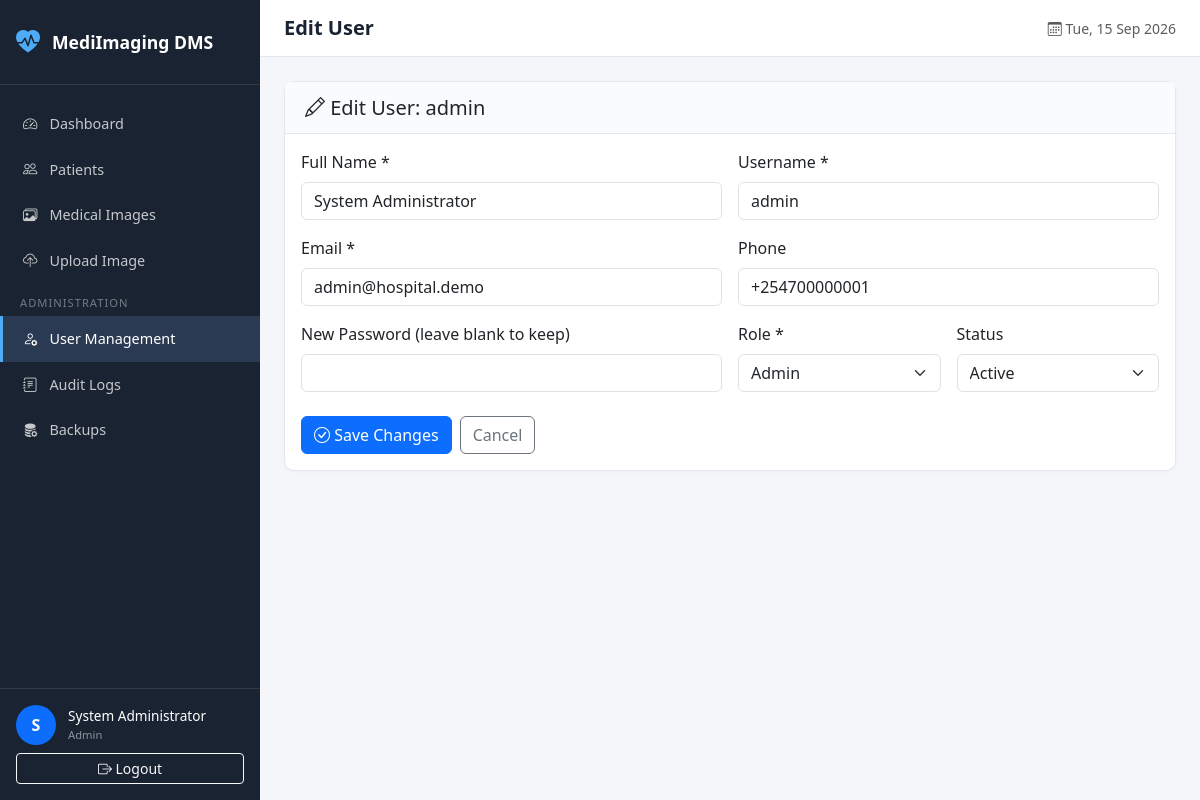
/index.php?page=users&action=edit&id=1 (signed in), run on the app's committed database.
### tables this page shows
CREATE TABLE `users` (
  `user_id` INT UNSIGNED NOT NULL AUTO_INCREMENT,
  `full_name` VARCHAR(150) NOT NULL,
  `username` VARCHAR(50) NOT NULL,
  `email` VARCHAR(150) NOT NULL,
  `phone` VARCHAR(20) DEFAULT NULL,
  `password_hash` VARCHAR(255) NOT NULL,
  `role_id` INT UNSIGNED NOT NULL,
  `account_status` ENUM('active','disabled','locked') NOT NULL DEFAULT 'active',
  `failed_login_attempts` TINYINT UNSIGNED NOT NULL DEFAULT 0,
  `last_login` DATETIME DEFAULT NULL,
  `created_at` TIMESTAMP NOT NULL DEFAULT CURRENT_TIMESTAMP,
  `updated_at` TIMESTAMP NOT NULL DEFAULT CURRENT_TIMESTAMP ON UPDATE CURRENT_TIMESTAMP,
  PRIMARY KEY (`user_id`),
  UNIQUE KEY `uk_username` (`username`),
  UNIQUE KEY `uk_email` (`email`),
  KEY `idx_role_id` (`role_id`),
  KEY `idx_account_status` (`account_status`),
  CONSTRAINT `fk_users_role` FOREIGN KEY (`role_id`) 
    REFERENCES `roles` (`role_id`) ON UPDATE CASCADE ON DELETE RESTRICT
);

CREATE TABLE `roles` (
  `role_id` INT UNSIGNED NOT NULL AUTO_INCREMENT,
  `role_name` VARCHAR(50) NOT NULL,
  `role_description` VARCHAR(255) DEFAULT NULL,
  `created_at` TIMESTAMP NOT NULL DEFAULT CURRENT_TIMESTAMP,
  PRIMARY KEY (`role_id`),
  UNIQUE KEY `uk_role_name` (`role_name`)
);

### controllers/UserController.php (called while the page is built, shortened)
<?php
class UserController
{
    public function edit(): void
    {
        $id = (int) ($_GET['id'] ?? 0);
        $user = User::find($id);
        $roles = User::getRoles();
        require APP_ROOT . '/views/users/edit.php';
    }
}

### core/Auth.php (called while the page is built, shortened)
<?php
class Auth
{
    private static ?array $user = null;
    public static function check(): bool
    {
        return isset($_SESSION['user_id']);
    }
    public static function user(): ?array
    {
        if (self::$user === null && self::check()) {
            $db = Database::getInstance();
            $stmt = $db->prepare("
                SELECT u.*, r.role_name
                FROM users u
                INNER JOIN roles r ON u.role_id = r.role_id
                WHERE u.user_id = ?
                LIMIT 1
            ");
            $stmt->execute([$_SESSION['user_id']]);
            self::$user = $stmt->fetch() ?: null;
        }
        return self::$user;
    }
    public static function role(): ?string
    {
        return $_SESSION['role'] ?? null;
    }
    public static function isRole(string ...$roles): bool
    {
        return in_array(self::role(), $roles, true);
    }
    public static function hasPermission(string $permission): bool
    {
        $permissions = [
            ROLE_ADMIN => [
                'manage_users', 'view_audit', 'perform_backup',
                'register_patient', 'edit_patient', 'view_patient',
                'upload_image', 'view_image', 'archive_image', 'search_records'
            ],
            ROLE_HEAD_NURSE => [
                'manage_nurses', 'assign_nurse_doctor', 'assign_nurse_patient',
                'manage_shifts', 'view_nursing_reports', 'view_department_audit',
                'view_patient', 'view_image', 'search_records'
            ],
            ROLE_RADIOLOGIST => [
                'view_patient', 'upload_image', 'view_image',
                'archive_image', 'search_records'
            ],
            ROLE_TECHNICIAN => [
                'register_patient', 'view_patient', 'upload_image',
                'view_image', 'search_records'
            ],
            ROLE_DOCTOR => [
                'view_patient', 'view_image', 'search_records'
            ],
            ROLE_RECORDS => [
                'register_patient', 'edit_patient', 'view_patient',
                'view_image', 'search_records'
            ],
        ];
        $role = self::role();
        return in_array($permission, $permissions[$role] ?? [], true);
    }
}

### config/database.php (called while the page is built)
<?php
return [
    'host'     => 'localhost',
    'port'     => 3306,
    'database' => 'medical_imaging_db',
    'username' => 'root',
    'password' => '',
    'charset'  => 'utf8mb4',
    'options'  => [
        PDO::ATTR_ERRMODE            => PDO::ERRMODE_EXCEPTION,
        PDO::ATTR_DEFAULT_FETCH_MODE => PDO::FETCH_ASSOC,
        PDO::ATTR_EMULATE_PREPARES   => false,
        PDO::ATTR_STRINGIFY_FETCHES  => false,
    ],
];

### core/Database.php (called while the page is built, shortened)
<?php
class Database
{
    private static ?PDO $instance = null;
    public static function getInstance(): PDO
    {
        if (self::$instance === null) {
            $config = require APP_ROOT . '/config/database.php';
            $dsn = sprintf(
                'mysql:host=%s;port=%d;dbname=%s;charset=%s',
                $config['host'],
                $config['port'],
                $config['database'],
                $config['charset']
            );
            try {
                self::$instance = new PDO(
                    $dsn,
                    $config['username'],
                    $config['password'],
                    $config['options']
                );
            } catch (PDOException $e) {
                error_log('Database connection failed: ' . $e->getMessage());
                if (defined('APP_ENV') && APP_ENV === 'development') {
                    die('Database connection failed: ' . $e->getMessage());
                }
                die('A system error occurred. Please try again later.');
            }
        }
        return self::$instance;
    }
}

### models/BaseModel.php (called while the page is built, shortened)
<?php
abstract class BaseModel
{
    protected static string $table = '';
    protected static string $primaryKey = 'id';
    protected static function db(): PDO
    {
        return Database::getInstance();
    }
    public static function find(int $id): ?array
    {
        $stmt = self::db()->prepare(
            "SELECT * FROM " . static::$table . " WHERE " . static::$primaryKey . " = ? LIMIT 1"
        );
        $stmt->execute([$id]);
        return $stmt->fetch() ?: null;
    }
}

### models/User.php (called while the page is built, shortened)
<?php
class User extends BaseModel
{
    public static function getRoles(): array
    {
        return self::db()->query("SELECT * FROM roles ORDER BY role_id")->fetchAll();
    }
}

### views/users/edit.php (the view, shortened to what this page needs)
<?php
require APP_ROOT . '/views/layouts/main.php';
?>
<div class="card">
    <div class="card-header"><h5 class="mb-0"><i class="bi bi-pencil"></i> Edit User: <?= htmlspecialchars($user['username']) ?></h5></div>
    <div class="card-body">
        <form method="POST" novalidate>
            <div class="row g-3">
                <div class="col-md-6">
                    <label class="form-label">Full Name *</label>
                    <input type="text" name="full_name" class="form-control" required value="<?= htmlspecialchars($user['full_name']) ?>">
                </div>
                <div class="col-md-6">
                    <label class="form-label">Username *</label>
                    <input type="text" name="username" class="form-control" required value="<?= htmlspecialchars($user['username']) ?>">
                </div>
                <div class="col-md-6">
                    <label class="form-label">Email *</label>
                    <input type="email" name="email" class="form-control" required value="<?= htmlspecialchars($user['email']) ?>">
                </div>
                <div class="col-md-6">
                    <label class="form-label">Phone</label>
                    <input type="text" name="phone" class="form-control" value="<?= htmlspecialchars($user['phone'] ?? '') ?>">
                </div>
                <div class="col-md-6">
                    <label class="form-label">New Password (leave blank to keep)</label>
                    <input type="password" name="password" class="form-control" minlength="8">
                </div>
                <div class="col-md-3">
                    <label class="form-label">Role *</label>
                    <select name="role_id" class="form-select" required>
                        <?php foreach ($roles as $r): ?>
                            <option value="<?= $r['role_id'] ?>" <?= $user['role_id'] == $r['role_id'] ? 'selected' : '' ?>><?= htmlspecialchars(ucfirst($r['role_name'])) ?></option>
                        <?php endforeach; ?>
                    </select>
                </div>
                <div class="col-md-3">
                    <label class="form-label">Status</label>
                    <select name="account_status" class="form-select">
                        <option value="active" <?= $user['account_status'] === 'active' ? 'selected' : '' ?>>Active</option>
                    </select>
                </div>
            </div>
            <div class="mt-4 d-flex gap-2">
                <button type="submit" class="btn btn-primary"><i class="bi bi-check-circle"></i> Save Changes</button>
                <a href="<?= BASE_URL ?>/index.php?page=users" class="btn btn-outline-secondary">Cancel</a>
            </div>
        </form>
    </div>
</div>
<?php require APP_ROOT . '/views/layouts/footer.php'; ?>

### views/layouts/sidebar.php (shortened to what this page needs)
<aside class="sidebar" id="sidebar">
    <div class="sidebar-brand">
        <i class="bi bi-heart-pulse-fill"></i>
        <span><?= APP_NAME ?></span>
    </div>
    <nav class="sidebar-nav">
        <a href="<?= BASE_URL ?>/index.php?page=dashboard"
           class="nav-link <?= ($currentPage ?? '') === 'dashboard' ? 'active' : '' ?>">
            <i class="bi bi-speedometer2"></i>
            <span>Dashboard</span>
        </a>
        <?php if (Auth::hasPermission('view_patient')): ?>
        <a href="<?= BASE_URL ?>/index.php?page=patients"
           class="nav-link <?= ($currentPage ?? '') === 'patients' ? 'active' : '' ?>">
            <i class="bi bi-people"></i>
            <span>Patients</span>
        </a>
        <?php endif; ?>
        <?php if (Auth::hasPermission('view_image')): ?>
        <a href="<?= BASE_URL ?>/index.php?page=imaging"
           class="nav-link <?= ($currentPage ?? '') === 'imaging' ? 'active' : '' ?>">
            <i class="bi bi-images"></i>
            <span>Medical Images</span>
        </a>
        <?php endif; ?>
        <?php if (Auth::hasPermission('upload_image')): ?>
        <a href="<?= BASE_URL ?>/index.php?page=imaging&action=upload"
           class="nav-link <?= ($currentPage ?? '') === 'imaging' && ($currentAction ?? '') === 'upload' ? 'active' : '' ?>">
            <i class="bi bi-cloud-upload"></i>
            <span>Upload Image</span>
        </a>
        <?php endif; ?>
        <?php if (Auth::isRole(ROLE_ADMIN)): ?>
        <div class="sidebar-divider">Administration</div>
        <a href="<?= BASE_URL ?>/index.php?page=users"
           class="nav-link <?= ($currentPage ?? '') === 'users' ? 'active' : '' ?>">
            <i class="bi bi-person-gear"></i>
            <span>User Management</span>
        </a>
        <a href="<?= BASE_URL ?>/index.php?page=audit"
           class="nav-link <?= ($currentPage ?? '') === 'audit' ? 'active' : '' ?>">
            <i class="bi bi-journal-text"></i>
            <span>Audit Logs</span>
        </a>
        <a href="<?= BASE_URL ?>/index.php?page=backups"
           class="nav-link <?= ($currentPage ?? '') === 'backups' ? 'active' : '' ?>">
            <i class="bi bi-database-fill-gear"></i>
            <span>Backups</span>
        </a>
        <?php endif; ?>
    </nav>
    <div class="sidebar-footer">
        <div class="user-info">
            <div class="user-avatar">
                <?= strtoupper(substr(Auth::user()['full_name'] ?? 'U', 0, 1)) ?>
            </div>
            <div class="user-details">
                <span class="user-name"><?= htmlspecialchars(Auth::user()['full_name'] ?? 'User') ?></span>
                <span class="user-role"><?= htmlspecialchars(ucfirst(str_replace('_', ' ', Auth::role() ?? ''))) ?></span>
            </div>
        </div>
        <a href="<?= BASE_URL ?>/logout.php" class="btn btn-outline-light btn-sm w-100 mt-2">
            <i class="bi bi-box-arrow-right"></i> Logout
        </a>
    </div>
</aside>

### public/css/style.css (style rules this page uses)
:root { --sidebar-width: 260px; --primary: #0d6efd; --sidebar-bg: #1a2332; --sidebar-hover: #2a3a52; --content-bg: #f4f6f9; }
* { box-sizing: border-box; }
body { font-family: 'Segoe UI', system-ui, -apple-system, sans-serif; background: var(--content-bg); color: #2c3e50; margin: 0; }
.sidebar { width: var(--sidebar-width); background: var(--sidebar-bg); color: #fff; display: flex; flex-direction: column; position: fixed; top: 0; left: 0; height: 100vh; z-index: 1000; transition: transform 0.3s ease; }
.sidebar-brand { padding: 1.5rem 1rem; display: flex; align-items: center; gap: 0.75rem; font-size: 1.1rem; font-weight: 600; border-bottom: 1px solid rgba(255,255,255,0.1); }
.sidebar-brand i { color: #4dabf7; font-size: 1.5rem; }
.sidebar-nav { flex: 1; padding: 1rem 0; overflow-y: auto; }
.sidebar-nav .nav-link { color: rgba(255,255,255,0.75); padding: 0.75rem 1.25rem; display: flex; align-items: center; gap: 0.75rem; text-decoration: none; border-left: 3px solid transparent; transition: all 0.2s; font-size: 0.9rem; }
.sidebar-nav .nav-link.active { background: var(--sidebar-hover); color: #fff; border-left-color: #4dabf7; }
.sidebar-divider { padding: 0.75rem 1.25rem 0.25rem; font-size: 0.7rem; text-transform: uppercase; letter-spacing: 1px; color: rgba(255,255,255,0.4); }
.sidebar-footer { padding: 1rem; border-top: 1px solid rgba(255,255,255,0.1); }
.user-info { display: flex; align-items: center; gap: 0.75rem; }
.user-avatar { width: 40px; height: 40px; border-radius: 50%; background: var(--primary); display: flex; align-items: center; justify-content: center; font-weight: 600; flex-shrink: 0; }
.user-details { display: flex; flex-direction: column; overflow: hidden; }
.user-name { font-size: 0.85rem; font-weight: 500; white-space: nowrap; overflow: hidden; text-overflow: ellipsis; }
.user-role { font-size: 0.7rem; color: rgba(255,255,255,0.5); }
.card { border: 1px solid #e3e8ef; border-radius: 10px; box-shadow: 0 1px 3px rgba(0,0,0,0.04); }
.card-header { background: #fafbfc; border-bottom: 1px solid #e3e8ef; padding: 0.85rem 1.25rem; }

### data on the page
users: full_name "S", full_name "System Administrator", username "admin", email "admin@hospital.demo", phone "+254700000001", role_id "Admin", account_status "Active"

### other printed values
APP_NAME "MediImaging DMS"
str_replace('_', ' ', Auth::role() ?? '') "Admin"
$pageTitle "Edit User"
